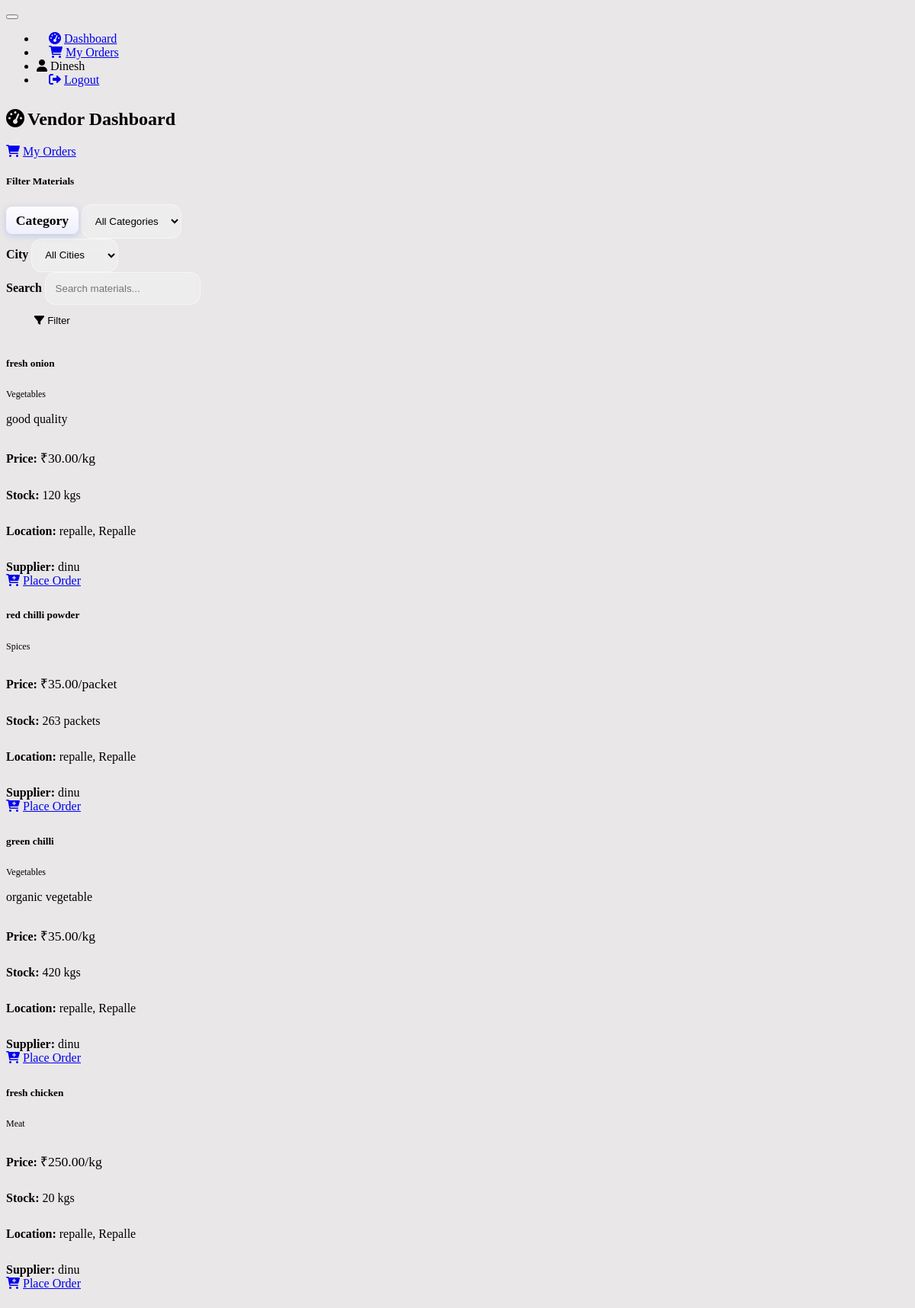
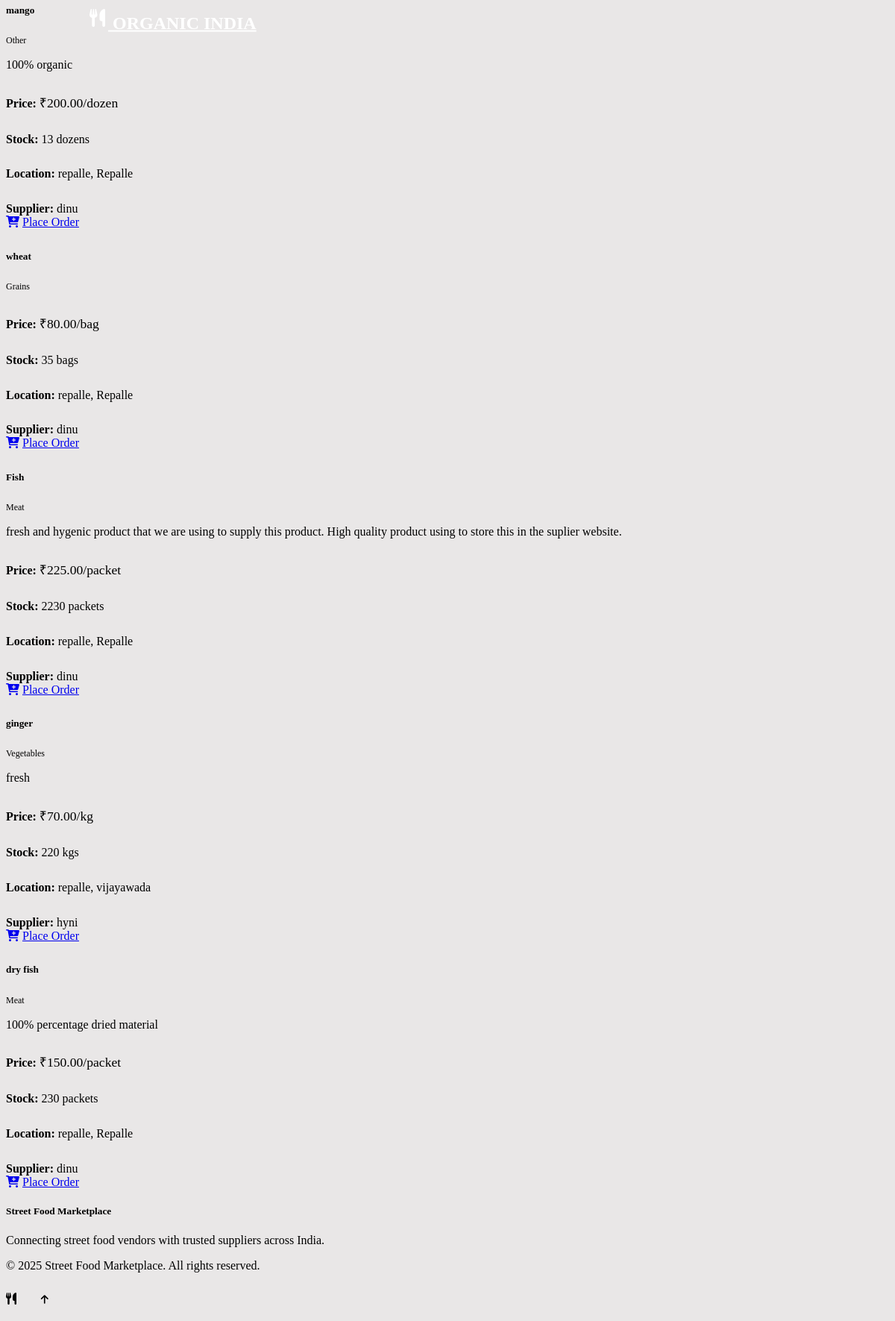
/vendor/dashboard (signed in), run on the app's committed database (2 pictures, top to bottom).
### models.py (models this page shows, shortened)
class Material(db.Model):
    id = db.Column(db.Integer, primary_key=True)
    name = db.Column(db.String(100), nullable=False)
    category = db.Column(db.String(50), nullable=False)  # vegetables, spices, utensils, etc.
    description = db.Column(db.Text)
    price_per_unit = db.Column(db.Float, nullable=False)
    unit = db.Column(db.String(20), nullable=False)  # kg, liter, piece, etc.
    stock_quantity = db.Column(db.Integer, nullable=False)
    supplier_id = db.Column(db.Integer, db.ForeignKey('user.id'), nullable=False)
    city = db.Column(db.String(50), nullable=False)
    area = db.Column(db.String(100), nullable=False)
    is_available = db.Column(db.Boolean, default=True)
    created_at = db.Column(db.DateTime, default=datetime.utcnow)
    updated_at = db.Column(db.DateTime, default=datetime.utcnow, onupdate=datetime.utcnow)
    supplier = db.relationship('User', backref=db.backref('materials', lazy=True))

class User(db.Model):
    id = db.Column(db.Integer, primary_key=True)
    username = db.Column(db.String(64), unique=True, nullable=False)
    email = db.Column(db.String(120), unique=True, nullable=False)
    password_hash = db.Column(db.String(256), nullable=False)
    user_type = db.Column(db.String(20), nullable=False)  # 'vendor' or 'supplier'
    phone = db.Column(db.String(15), nullable=True)
    city = db.Column(db.String(50), nullable=False)
    area = db.Column(db.String(100), nullable=False)
    created_at = db.Column(db.DateTime, default=datetime.utcnow)

### routes.py (the view)
@app.route('/vendor/dashboard')
def vendor_dashboard():
    if 'user_id' not in session or session.get('user_type') != 'vendor':
        flash('Please login as a vendor', 'error')
        return redirect(url_for('login'))
    category = request.args.get('category', '')
    city = request.args.get('city', '')
    search = request.args.get('search', '')
    query = Material.query.filter_by(is_available=True)
    if category:
        query = query.filter_by(category=category)
    if city:
        query = query.filter_by(city=city)
    if search:
        query = query.filter(or_(
            Material.name.contains(search),
            Material.description.contains(search)
        ))
    materials = query.all()
    categories = db.session.query(Material.category).distinct().all()
    cities = db.session.query(Material.city).distinct().all()
    return render_template('vendor_dashboard.html',
                         materials=materials,
                         categories=[c[0] for c in categories],
                         cities=[c[0] for c in cities],
                         current_category=category,
                         current_city=city,
                         current_search=search)

### templates/vendor_dashboard.html (shortened to what this page needs)
{% extends "base.html" %}
{% block content %}
<div class="d-flex justify-content-between align-items-center mb-4">
    <h2><i class="fas fa-tachometer-alt me-2"></i>Vendor Dashboard</h2>
    <a href="{{ url_for('vendor_orders') }}" class="btn btn-outline-primary">
        <i class="fas fa-shopping-cart me-2"></i>My Orders
    </a>
</div>
<div class="card mb-4">
    <div class="card-body">
        <h5 class="card-title">Filter Materials</h5>
        <form method="GET" class="row g-3">
            <div class="col-md-3">
                <label for="category" class="form-label">Category</label>
                <select class="form-select" id="category" name="category">
                    <option value="">All Categories</option>
                </select>
            </div>
            <div class="col-md-3">
                <label for="city" class="form-label">City</label>
                <select class="form-select" id="city" name="city">
                    <option value="">All Cities</option>
                </select>
            </div>
            <div class="col-md-4">
                <label for="search" class="form-label">Search</label>
                <input type="text" class="form-control" id="search" name="search"
                       placeholder="Search materials..." value="{{ current_search }}">
            </div>
            <div class="col-md-2">
                <label class="form-label">&nbsp;</label>
                <button type="submit" class="btn btn-primary d-block w-100">
                    <i class="fas fa-filter me-2"></i>Filter
                </button>
            </div>
        </form>
    </div>
</div>
{% if materials %}
    <div class="row">
        {% for material in materials %}
            <div class="col-md-6 col-lg-4 mb-4">
                <div class="card h-100">
                    <div class="card-body">
                        <div class="d-flex justify-content-between align-items-start mb-2">
                            <h5 class="card-title">{{ material.name }}</h5>
                            <span class="badge bg-secondary">{{ material.category.title() }}</span>
                        </div>
                        {% if material.description %}
                            <p class="card-text text-muted small">{{ material.description }}</p>
                        {% endif %}
                        <div class="mb-3">
                            <div class="d-flex justify-content-between">
                                <span><strong>Price:</strong></span>
                                <span class="text-primary fw-bold">₹{{ "%.2f"|format(material.price_per_unit) }}/{{ material.unit }}</span>
                            </div>
                            <div class="d-flex justify-content-between">
                                <span><strong>Stock:</strong></span>
                                <span>{{ material.stock_quantity }} {{ material.unit }}s</span>
                            </div>
                            <div class="d-flex justify-content-between">
                                <span><strong>Location:</strong></span>
                                <span>{{ material.area }}, {{ material.city }}</span>
                            </div>
                            <div class="d-flex justify-content-between">
                                <span><strong>Supplier:</strong></span>
                                <span>{{ material.supplier.username }}</span>
                            </div>
                        </div>
                    </div>
                    <div class="card-footer">
                        <a href="{{ url_for('place_order', material_id=material.id) }}" class="btn btn-success w-100">
                            <i class="fas fa-cart-plus me-2"></i>Place Order
                        </a>
                    </div>
                </div>
            </div>
        {% endfor %}
    </div>
{% else %}
    <div class="text-center py-5">
        <i class="fas fa-search fa-3x text-muted mb-3"></i>
        <h4>No materials found</h4>
        <p class="text-muted">Try adjusting your filters or check back later for new listings.</p>
    </div>
{% endif %}
{% endblock %}

### static/css/style.css (style rules this page uses)
.card { transition: transform 0.5s ease-in-out, box-shadow 0.2s ease-in-out; border-radius: 15px; }
.badge { font-size: 0.75rem; }
.form-label { font-weight: 500; margin-bottom: 0.5rem; }
.btn { font-weight: 500; border-radius: 0.375rem; }
.text-primary.fw-bold { font-size: 1.1rem; }
.badge.bg-secondary { background-color: var(--bs-gray-600) !important; }
.fas, .far { margin-right: 0.25rem; }
.card-footer { background-color: var(--bs-gray-50); border-top: 1px solid var(--bs-border-color); }
.card-title { color: var(--bs-primary); font-weight: 600; }
.col-md-6.mb-4 { border-radius: 50px; }
.form-control, .form-select { background: rgba(255, 255, 255, 0.25); border: 1.5px solid rgba(255, 255, 255, 0.5); color: var(--bs-dark); border-radius: 14px; transition: all 0.3s ease; backdrop-filter: blur(8px); -webkit-backdrop-filter: blur(8px); padding: 0.8rem; position: relative; z-index: 1; }
.form-label { position: relative; color: var(--bs-gray-900); font-weight: 700; transition: all 0.3s ease; z-index: 1; }
.form-label::after { content: ''; position: absolute; bottom: -4px; left: 0; width: 0; height: 3px; background: linear-gradient(90deg, var(--bs-primary), #5d85fd); transition: width 0.3s ease-in-out; border-radius: 3px; }
.form-label[for="name"], .form-label[for="category"], .form-label[for="description"], .form-label[for="price_per_unit"] { font-size: 1.1rem; position: sticky; top: 0; background: linear-gradient(180deg, rgba(255, 255, 255, 0.9), rgba(240, 240, 255, 0.9)); padding: 0.5rem 0.8rem; border-radius: 8px; z-index: 2; animation: labelGlow 2s infinite ease-in-out; box-shadow: 0 2px 8px rgba(93, 133, 253, 0.3); }
.btn-primary { background: linear-gradient(90deg, var(--bs-primary), #5d85fd); border: none; border-radius: 14px; position: relative; overflow: hidden; transition: all 0.3s ease; padding: 0.8rem 1.8rem; animation: neonPulse 2s infinite ease-in-out; z-index: 1; }
.btn-primary::before { content: ''; position: absolute; top: 50%; left: 50%; width: 0; height: 0; background: rgba(255, 255, 255, 0.6); border-radius: 50%; transform: translate(-50%, -50%); transition: width 0.5s ease, height 0.5s ease; z-index: -1; }
.d-flex.justify-content-between { animation: fadeIn 1.3s cubic-bezier(0.6, 0, 0.2, 1); margin-top: 1.8rem; }
body { background-color: rgb(233, 231, 231); }

### data on the page
Material: name "fresh onion", category "Vegetables", description "good quality", price_per_unit "30.00", unit "kg", stock_quantity "120", area "repalle", city "Repalle", supplier.username "dinu"
Material: name "red chilli powder", category "Spices", price_per_unit "35.00", unit "packet", stock_quantity "263", area "repalle", city "Repalle", supplier.username "dinu"
Material: name "green chilli", category "Vegetables", description "organic vegetable", price_per_unit "35.00", unit "kg", stock_quantity "420", area "repalle", city "Repalle", supplier.username "dinu"
Material: name "fresh chicken", category "Meat", price_per_unit "250.00", unit "kg", stock_quantity "20", area "repalle", city "Repalle", supplier.username "dinu"
Material: name "mango", category "Other", description "100% organic", price_per_unit "200.00", unit "dozen", stock_quantity "13", area "repalle", city "Repalle", supplier.username "dinu"
Material: name "wheat", category "Grains", price_per_unit "80.00", unit "bag", stock_quantity "35", area "repalle", city "Repalle", supplier.username "dinu"
Material: name "Fish", category "Meat", description "fresh and hygenic product that we are using to supply this product. High quality product using to store this in the suplier website.", price_per_unit "225.00", unit "packet", stock_quantity "2230", area "repalle", city "Repalle", supplier.username "dinu"
Material: name "ginger", category "Vegetables", description "fresh", price_per_unit "70.00", unit "kg", stock_quantity "220", area "repalle", city "vijayawada", supplier.username "hyni"
Material: name "dry fish", category "Meat", description "100% percentage dried material", price_per_unit "150.00", unit "packet", stock_quantity "230", area "repalle", city "Repalle", supplier.username "dinu"

### other printed values
{{ session.username }} "Dinesh"
